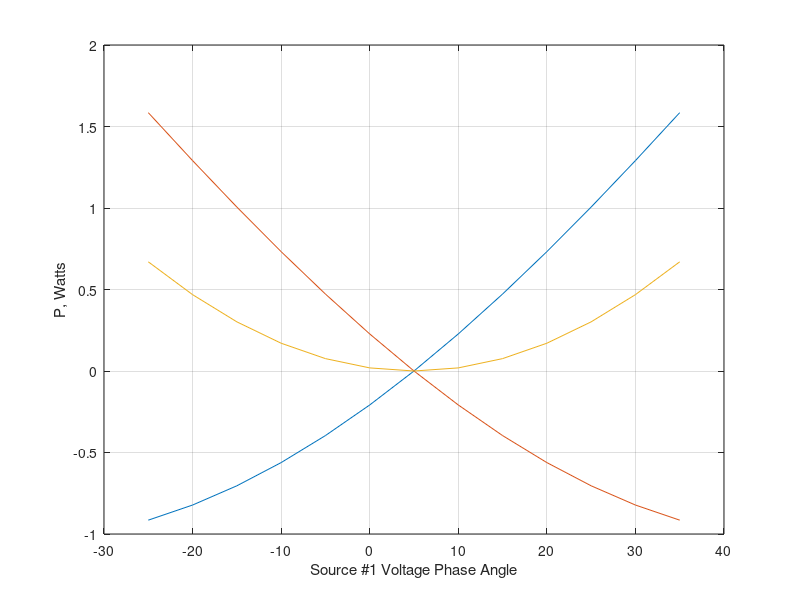

Source code (MATLAB):
E1=input('Source # 1 Voltage Mag. = ');
a1=input('Source # 1 Phase Angle  = ');
E2=input('Source # 2 Voltage Mag. = ');
a2=input('Source # 2 Phase Angle  = ');
R=input('Line Resistance = ');
X= input('Line Reactance = ');
Z= R + j*X;                                      % line impedance
a1 = (-30+a1:5:30+a1)';    % change a1 by +/- 30 deg., col. array
a1r = a1*pi/180;                       % convert degree to radian
k=length(a1);
a2=ones(k,1)*a2;        % create col. array of same length for a2
a2r = a2*pi/180;                       % convert degree to radian
V1=E1.*cos(a1r) + j*E1.*sin(a1r);
V2=E2.*cos(a2r) + j*E2.*sin(a2r);
I12 = (V1 - V2)./Z;  I21=-I12;
S1= V1.*conj(I12);  P1 = real(S1);  Q1 = imag(S1);
S2= V2.*conj(I21);  P2 = real(S2);  Q2 = imag(S2);
SL= S1+S2;        PL = real(SL);  QL = imag(SL);
Result1=[a1, P1,  P2, PL];
disp('   Delta 1    P-1       P-2       P-L ')
disp(Result1)
plot(a1, P1,  a1, P2,  a1, PL), grid
text(-26, -550, 'P1'), text(-26, 600,'P2'), text(-26, 100, 'PL')
xlabel('Source #1 Voltage Phase Angle'), ylabel('P, Watts')
